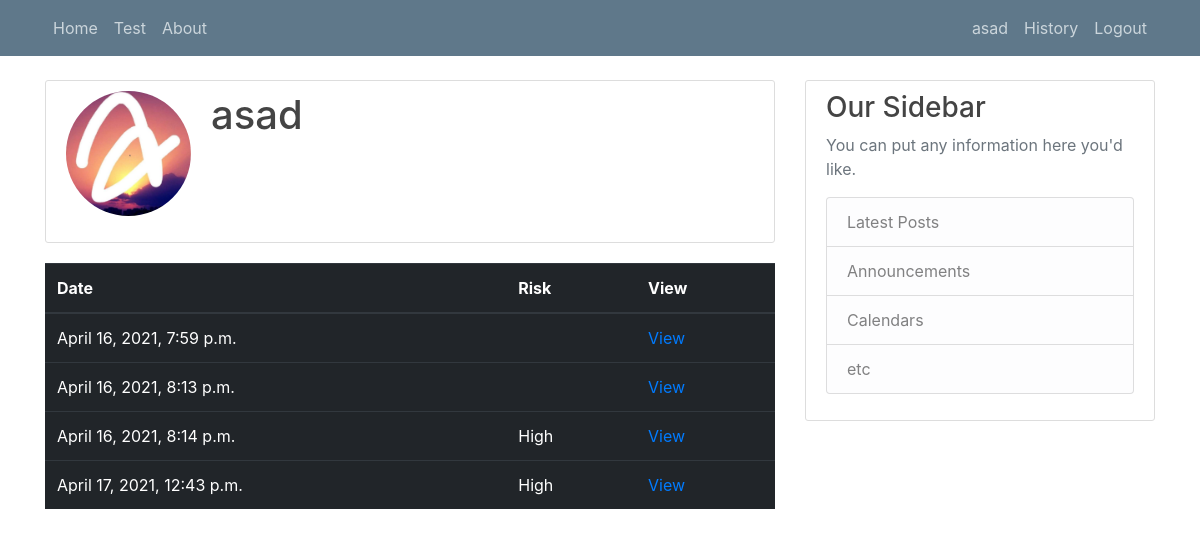
Page /history/ (signed in) on the committed database.
### users/models.py (models this page shows, shortened)
class Profile(models.Model):
    user = models.OneToOneField(User, on_delete=models.CASCADE)
    image = models.ImageField(default='default.jpg', upload_to='profile_pics')

### app/models.py (models this page shows, shortened)
class Test(models.Model):
    SEX_CHOICES = ((1, 'Male'), (0, 'Female'))
    THAL_CHOICES = ((0, 'Normal'), (1, 'Fixed Defect'), (2, 'Reversable Defect'))
    EXANG_CHOICES = ((0, 'No'), (1, 'Yes'))
    CP_CHOICES = ((0, 'None'), (1, 'Low'), (2, 'Medium'), (3, 'High'))
    CA_CHOICES = ((0, 0), (1, 1), (2, 2), (3, 3))
    RESTECG_CHOICES = ((0, 'Normal'), (1, 'Abnormal'))
    user = models.ForeignKey(User, on_delete=models.CASCADE)
    age = models.IntegerField(
        validators=[
            MaxValueValidator(150),
            MinValueValidator(0)
        ]
    )
    sex = models.IntegerField(default='Female', choices=SEX_CHOICES)
    cp = models.IntegerField(default='None', choices=CP_CHOICES)
    trestbps = models.IntegerField(
        validators=[
            MaxValueValidator(250),
            MinValueValidator(50)
        ]
    )
    chol = models.IntegerField(
        validators=[
            MaxValueValidator(600),
            MinValueValidator(100)
        ]
    )
    restecg = models.IntegerField(default='Normal', choices=RESTECG_CHOICES)
    thalach = models.IntegerField(
        validators=[
            MaxValueValidator(250),
            MinValueValidator(50)
        ]
    )
    exang = models.IntegerField(default='No', choices=EXANG_CHOICES)
    oldpeak = models.IntegerField(
        validators=[
            MaxValueValidator(10),
            MinValueValidator(0)
        ]
    )
    slope = models.IntegerField(
        validators=[
            MaxValueValidator(5),
            MinValueValidator(0)
        ]
    )
    ca = models.IntegerField(default='Normal', choices=CA_CHOICES)
    thal = models.IntegerField(default='Normal', choices=THAL_CHOICES)
    date = models.DateTimeField(blank=True)
    result = models.CharField(max_length=20, blank=True)

### app/views.py (the view)
# urls.py: path('history/', app_view.history, name='history'),
@login_required()
def history(request):
    hist = Test.objects.filter(user=request.user)
    if hist.exists():
        context = {'history': hist}
        return render(request, 'app/history.html', context)
    else:
        messages.warning(request, 'History is empty! Take a test now')
        return redirect('test')

### app/templates/app/history.html
{% extends "app/base.html" %}
{% load crispy_forms_tags %}
{% block content %}
    <div class="content-section">
        <div class="media">
            <img class="rounded-circle account-img" src="{{ user.profile.image.url }}">
            <div class="media-body">
                <h2 class="account-heading">{{ user.username }}</h2>
            </div>
        </div>
    </div>
    <table class="table table-dark">
    <thead>
      <tr>
          <th>Date</th>
          <th>Risk</th>
          <th>View</th>
      </tr>
    </thead>
    <tbody>
    {% for hist in history %}
      <tr>
        <td>{{hist.date}}</td>
          <td>{{hist.result}}</td>
          <td><a href="pdf/{{hist.id}}">View</a></td>
      </tr>
    {% endfor %}
    </tbody>
  </table>
{% endblock content %}

### app/templates/app/base.html (shortened to what this page needs)
{% load static %}
<!doctype html>
<head>
    <link rel="stylesheet" href="https://maxcdn.bootstrapcdn.com/bootstrap/4.0.0/css/bootstrap.min.css">
        <link rel="stylesheet" type="text/css" href="{% static 'main1.css' %}">
</head>
<body>
    <header class="site-header">
      <nav class="navbar navbar-expand-md navbar-dark bg-steel fixed-top">
        <div class="container">
          <div class="collapse navbar-collapse" id="navbarToggle">
            <div class="navbar-nav mr-auto">
              <a class="nav-item nav-link" href="{% url 'landing' %}">Home</a>
                <a class="nav-item nav-link" href="{% url 'test' %}">Test</a>
                <a class="nav-item nav-link" href="{% url 'about' %}">About</a>
            </div>
            <div class="navbar-nav">
                {% if user.is_authenticated %}
                <a class="nav-item nav-link" href="{% url 'profile' %}">{{ user.username }}</a>
                <a class="nav-item nav-link" href="{% url 'history' %}">History</a>
              <a class="nav-item nav-link" href="{% url 'logout' %}">Logout</a>
                {% else %}
              <a class="nav-item nav-link" href="{% url 'login' %}">Login</a>
              <a class="nav-item nav-link" href="{% url 'register' %}">Signup</a>
                {% endif %}
            </div>
          </div>
        </div>
      </nav>
    </header>
    <main role="main" class="container">
      <div class="row">
        <div class="col-md-8">
          {% block content %}{% endblock %}
        </div>
        <div class="col-md-4">
          <div class="content-section">
            <h3>Our Sidebar</h3>
            <p class='text-muted'>You can put any information here you'd like.
              <ul class="list-group">
                <li class="list-group-item list-group-item-light">Latest Posts</li>
                <li class="list-group-item list-group-item-light">Announcements</li>
                <li class="list-group-item list-group-item-light">Calendars</li>
                <li class="list-group-item list-group-item-light">etc</li>
              </ul>
            </p>
          </div>
        </div>
      </div>
    </main>
</body>
</html>

### static/main1.css (style rules this page uses)
body { background: #ffffff; color: #333333; margin-top: 5rem; }
h1, h2, h3, h4, h5, h6 { color: #444444; }
ul { margin: 0; }
.bg-steel { background-color: #5f788a; }
.site-header .navbar-nav .nav-link { color: #cbd5db; }
.content-section { background: #ffffff; padding: 10px 20px; border: 1px solid #dddddd; border-radius: 3px; margin-bottom: 20px; }
.account-img { height: 125px; width: 125px; margin-right: 20px; margin-bottom: 16px; }
.account-heading { font-size: 2.5rem; }

### rows in the picture
Test: date "April 16, 2021, 7:59 p.m."
Test: date "April 16, 2021, 8:13 p.m."
Test: date "April 16, 2021, 8:14 p.m.", result "High"
Test: date "April 17, 2021, 12:43 p.m.", result "High"

### other values in the picture
{{ user.username }} "asad"
